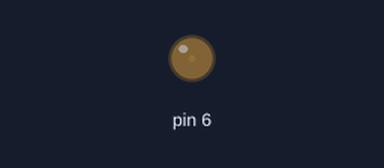
A sketch run on a simulated Arduino Uno, built with avr-gcc and run on an emulated ATmega328P. Parts: output pins drawn as LEDs (lit = HIGH).

Above: at 0.05 s.
At 2.3 s:
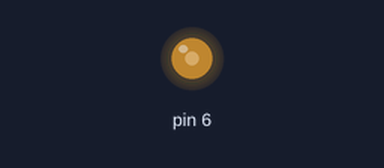
At 4.6 s:
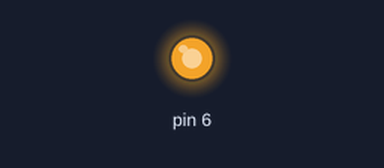
At 9.2 s:
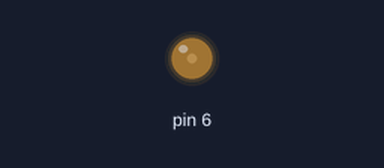
Timing chart, 0 to 13.3 s (numbered marks = the images above):
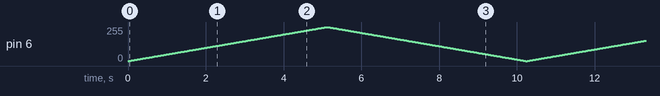

The sketch:

Ardu_code_fan_Ctrl_PWM.ino
```cpp
void setup() {
  pinMode(6, OUTPUT);
}

void loop() {
  for (int i = 0; i <= 255; i++) {
    analogWrite(6, i);
    delay(20);
  }

  for (int i = 255; i >= 0; i--) {
    analogWrite(6, i);
    delay(20);
  }
}
```
